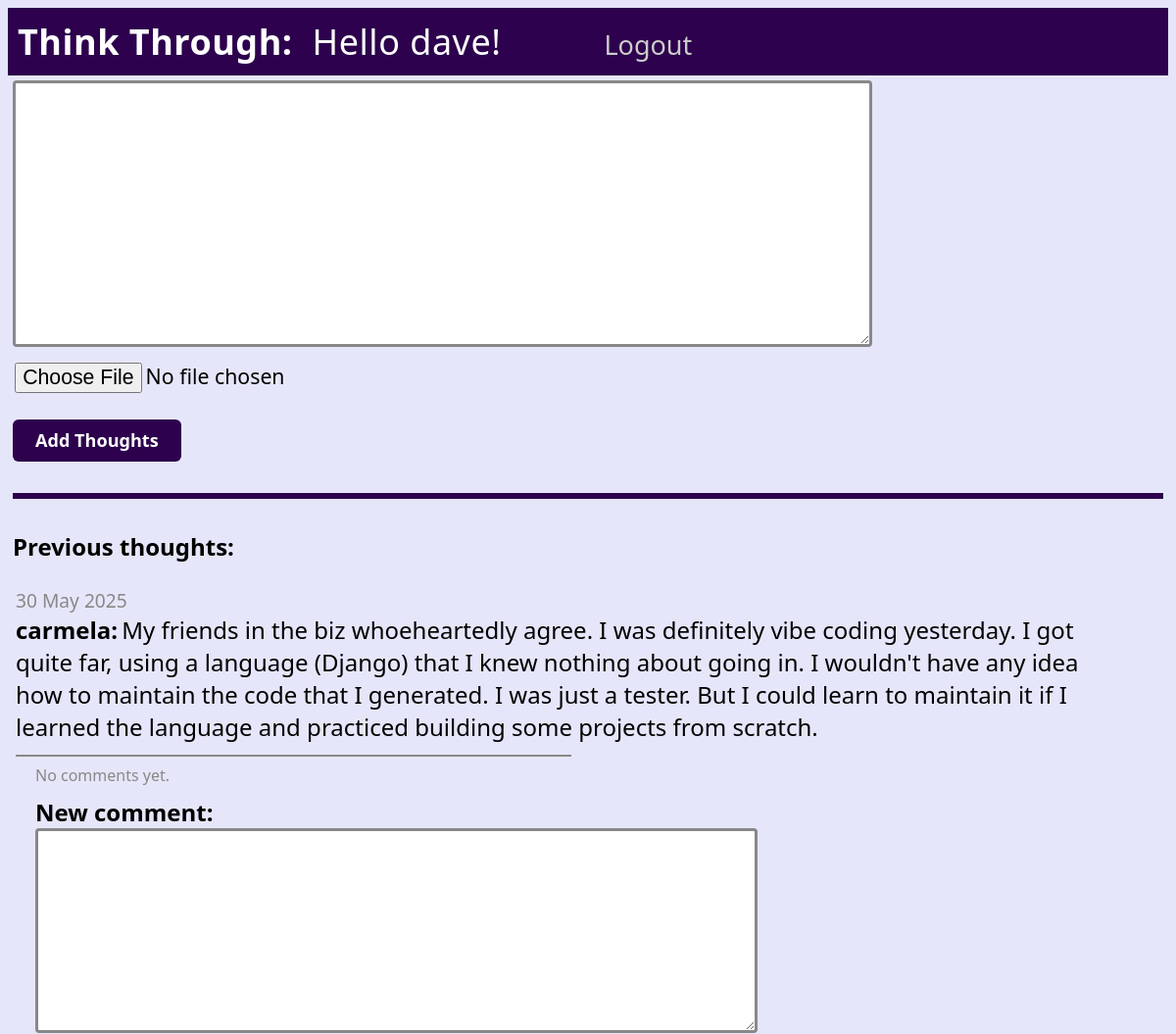
Page / (signed in, upper part) on the earlier database version.
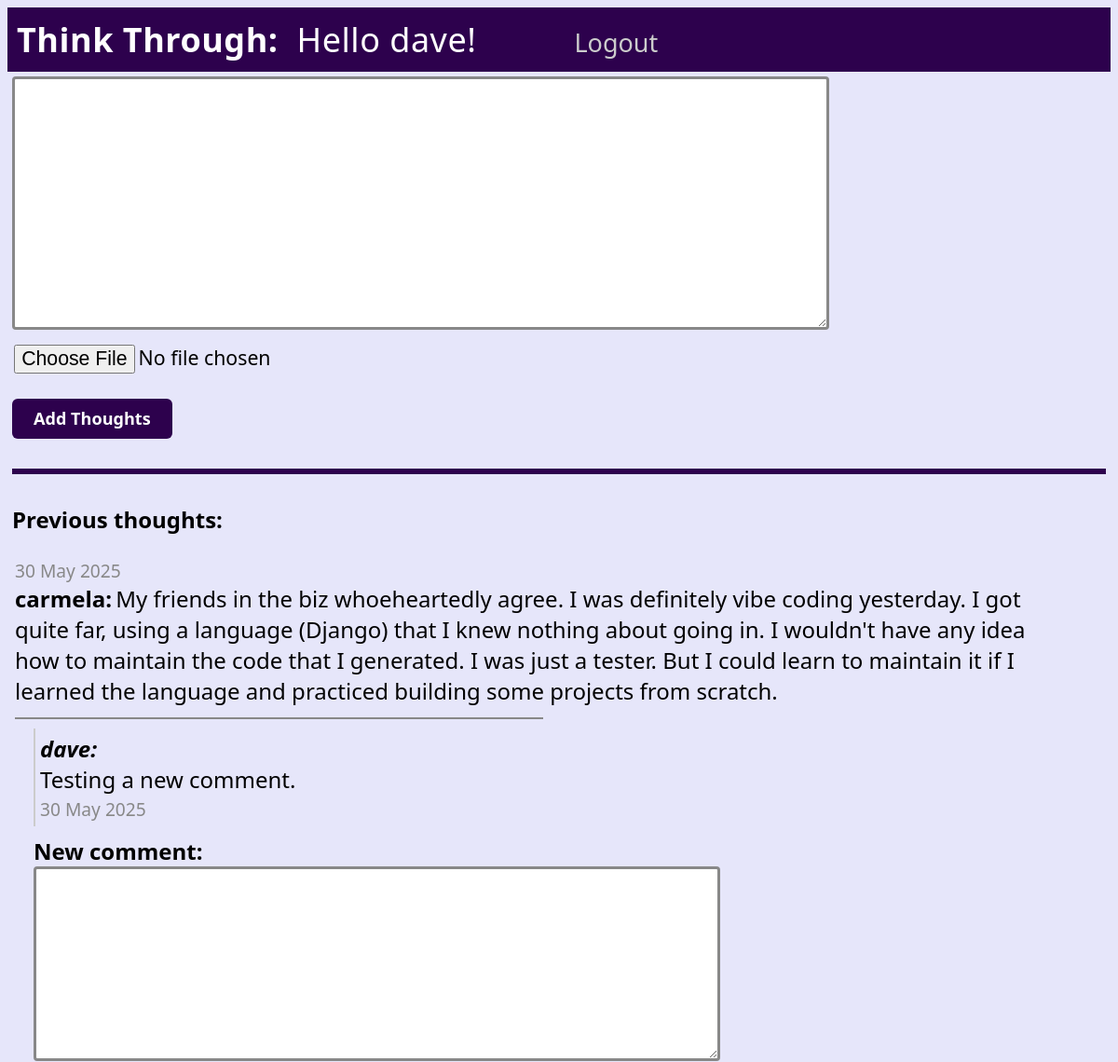
Same page on the later database version.
### hello/models.py (models this page shows, shortened)
class LogMessage(models.Model):
    user = models.ForeignKey('auth.User', on_delete=models.CASCADE, related_name='log_messages', null=True, blank=True)
    message = models.TextField()
    log_date = models.DateTimeField("date logged")
    image = models.ImageField(upload_to="message_images/", blank=True, null=True)

class Comment(models.Model):
    post = models.ForeignKey('LogMessage', on_delete=models.CASCADE, related_name='comments')
    user = models.ForeignKey('auth.User', on_delete=models.CASCADE, related_name='comments', null=True, blank=True)
    text = models.TextField(blank=True)
    image = models.ImageField(upload_to='comment_images/', blank=True, null=True)
    created_at = models.DateTimeField(auto_now_add=True)

### hello/views.py (the view, shortened to what this page needs)
# urls.py: path("", views.home, name="home"),
@require_http_methods(["GET", "POST"])
def home(request):
    if request.method == "POST" and request.user.is_authenticated:
        form = LogMessageForm(request.POST, request.FILES)
        if form.is_valid():
            message = form.save(commit=False)
            message.log_date = datetime.now()
            message.user = request.user
            message.save()
            return redirect('home')
    else:
        form = LogMessageForm()
    user = request.user
    if not user.is_authenticated:
        message_list = LogMessage.objects.none()
    elif user.is_staff or user.is_superuser:
        message_list = LogMessage.objects.all().order_by('-log_date')
    else:
        message_list = LogMessage.objects.filter(user=user).order_by('-log_date')
    filtered_comments = {}
    if user.is_authenticated and (user.is_staff or user.is_superuser):
        for message in message_list:
            filtered_comments[message.id] = list(message.comments.all())
    else:
        for message in message_list:
            filtered_comments[message.id] = []
    context = {
        'message_list': message_list,
        'filtered_comments': filtered_comments,
        'comment_form': CommentForm(),
        'log_message_form': form,
        'user': user,
    }
    return TemplateResponse(request, "hello/home.html", context)

### hello/forms.py
class LogMessageForm(forms.ModelForm):
    class Meta:
        model = LogMessage
        fields = ("message", "image")   # Add image field to the form
        widgets = {
            "message": forms.Textarea(attrs={
                "rows": 8,
                "cols": 60,
                "class": "large-textarea",
                "style": "font-size:1.5em; font-family:inherit; line-height:1.3; padding:8px; box-sizing:border-box; border:3px solid #888; border-radius:4px;",
            }),
            "image": forms.ClearableFileInput(attrs={
                "class": "log-form",
                "style": "font-size:1.33em; padding:0.51em 1.275em; border-radius:6px; height:auto; min-width:0; max-width:none;",
            }),
        }

### hello/templatetags/dict_extras.py (called while the page is built)
@register.filter
def get_item(dictionary, key):
    return dictionary.get(key, [])

### hello/templates/hello/home.html (shortened to what this page needs)
{% extends "hello/layout.html" %}
{% load dict_extras %}
{% block content %}
    {% if user.is_authenticated %}
        <form method="POST" enctype="multipart/form-data" action="" class="log-form">
            <textarea name="message" id="id_message" rows="8" cols="60" class="large-textarea">{{ log_message_form.message.value|default_if_none:"" }}</textarea><br>
            {{ log_message_form.image }}<br>
            <button type="submit" class="save btn btn-default" style="margin-top: 10px;">Add Thoughts</button>
        </form>
    {% endif %}
    <hr style="border: 0; border-top: 6px solid #2d014d; margin: 32px 0; width: 100%;">
    <h2>Previous thoughts:</h2>
    {% if message_list %}
        <table class="message_list">
            <tbody>
            {% for message in message_list %}
                <tr>
                    <td colspan="2">
                        <div class="post-date comment-date">{{ message.log_date | date:'d M Y' }}</div>
                        <strong class="logged-message-user">{% if message.user %}{{ message.user.username }}:{% endif %}</strong>
                        <span class="logged-message">{{ message.message|linebreaksbr }}</span>
                    </td>
                </tr>
                <tr>
                    <td colspan="3">
                        <div class="comments">
                            <hr style="width:50%; margin-left:0; border:1.5px solid #888;">
                            {% for comment in filtered_comments|get_item:message.id %}
                                <div style="margin: 10px 0 10px 20px; padding: 5px; border-left: 2px solid #ccc;">
                                    <em class="comment-user">
                                        {% if comment.user %}
                                            {{ comment.user.username }}:
                                        {% endif %}
                                    </em>
                                    {% if comment.text %}<div class="comment-text">{{ comment.text }}</div>{% endif %}
                                    <div class="comment-date">{{ comment.created_at|date:'d M Y' }}</div>
                                </div>
                            {% empty %}
                                <div style="margin-left:20px; color:#888;">No comments yet.</div>
                            {% endfor %}
                            <form method="post" enctype="multipart/form-data" action="{% url 'add_comment' message.id %}" style="margin-left:20px; margin-top:10px;">
                                <span class="new-comment-label">New comment:</span><br>
                                <textarea name="text" id="id_text_{{ message.id }}" rows="6" cols="50" class="large-textarea"></textarea><br>
                            </form>
                        </div>
                    </td>
                </tr>
            {% endfor %}
            </tbody>
        </table>
    {% else %}
        <p>No messages have been logged. Use the form above to log your first message.</p>
    {% endif %}
{% endblock %}

Differences in the rows shown:
shown differently, row unchanged: LogMessage "carmela": no longer shows "No comments yet."
added Comment: user.username "dave", text "Testing a new comment.", created_at "30 May 2025"
